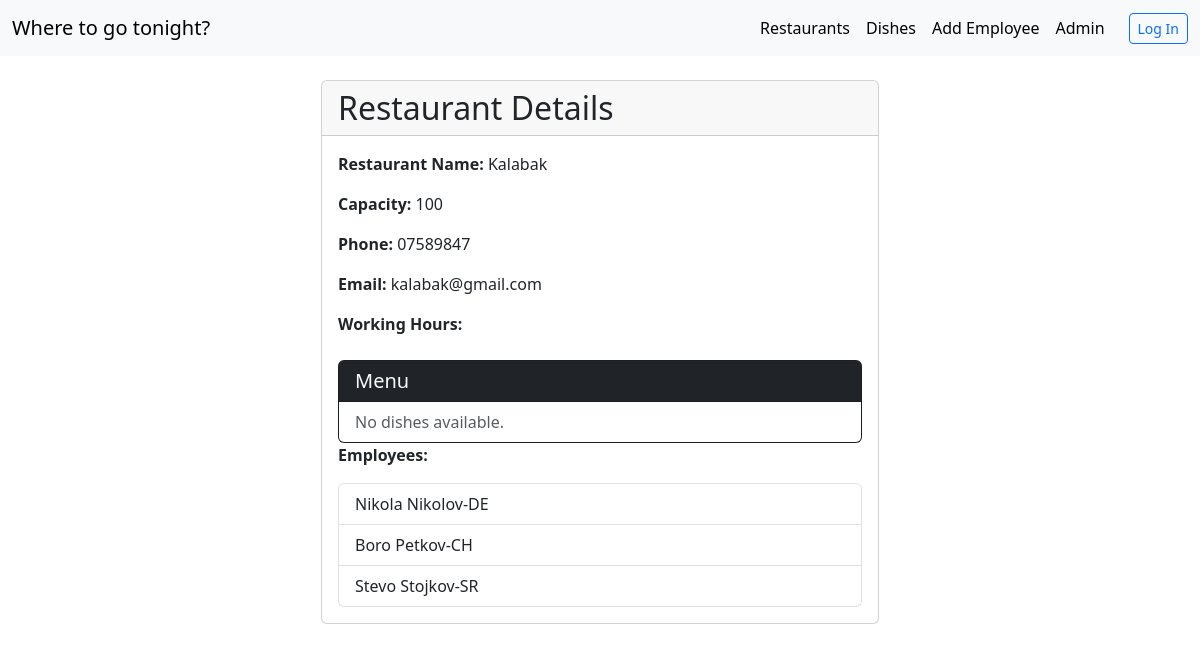
Page /restaurant_details/1/ on the earlier database version.
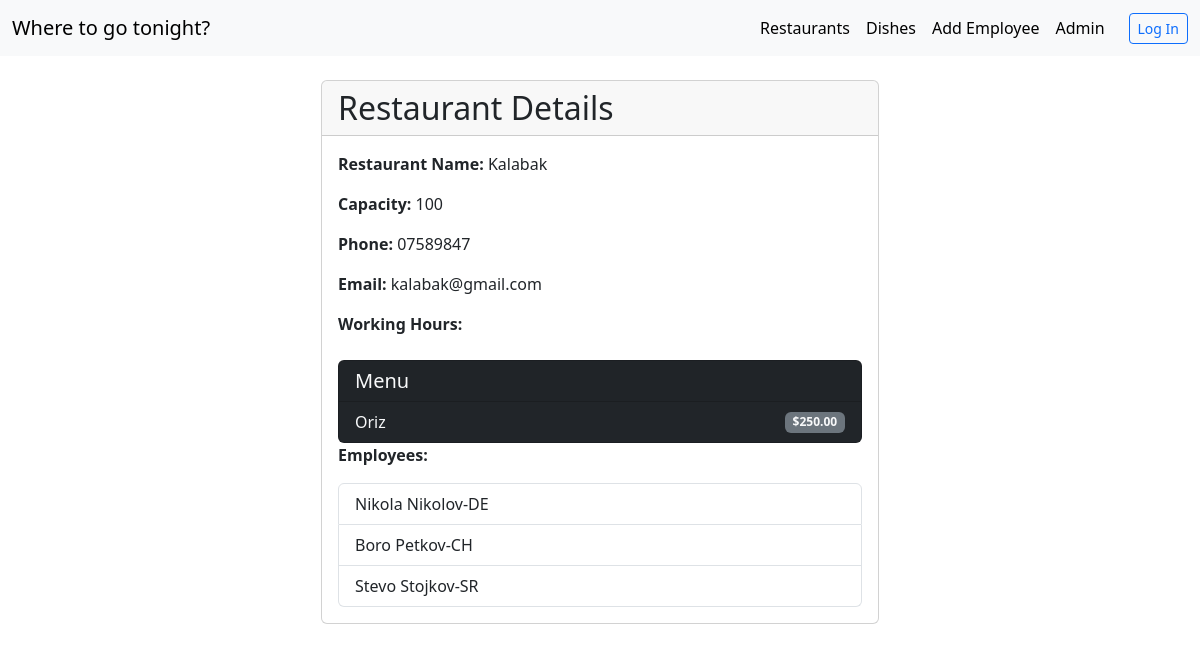
Same page on the later database version.
### restapp/models.py (models this page shows, shortened)
class Employee(models.Model):
    POSITION_CHOICES = [
        ("SR", "Server"),
        ("DE", "Delivery"),
        ("MG", "Manager"),
        ("CH", "Chef"),
        ("DW", "DishWasher")
    ]
    name = models.CharField(max_length=30)
    surname = models.CharField(max_length=30)
    date_of_birth = models.DateField()
    position = models.CharField(max_length=2, choices=POSITION_CHOICES)
    restaurant = models.ForeignKey(Restaurant, on_delete=models.CASCADE)
    user = models.ForeignKey(User, on_delete=models.CASCADE)
    def __str__(self):
        return f"{self.name} {self.surname}-{self.position}"

class DishRestaurant(models.Model):
    restaurant = models.ForeignKey(Restaurant, on_delete=models.CASCADE)
    dish = models.ForeignKey(Dish, on_delete=models.CASCADE)
    price = models.DecimalField(max_digits=6, decimal_places=2)

class Dish(models.Model):
    name = models.CharField(max_length=30)
    ingredients = models.TextField(blank=True, null=True)
    calories = models.IntegerField()
    image = models.ImageField(upload_to='dishes/', blank=True, null=True)

### restapp/views.py (the view)
# urls.py: path('restaurant_details/<restaurant_id>/', restaurant_detail, name="restaurant details"),
def restaurant_detail(request, restaurant_id):
    restaurant = Restaurant.objects.get(id=restaurant_id)
    return render(request, 'restaurant_detail.html', {'restaurant': restaurant})

### restapp/models.py (called while the page is built)
    def get_employees(self):
        return Employee.objects.filter(restaurant=self)

    def get_hours(self):
        hours = BusinessHours.objects.filter(restaurant=self)
        return "; ".join([str(hour) for hour in hours])

### restapp/templates/restaurant_detail.html
{% extends "base.html" %}
{% block content %}
    <div class="container d-flex justify-content-center mt-4">
        <div class="card" style="width: 50%">
            <div class="card-header">
                <h2 class="mb-0">Restaurant Details</h2>
            </div>
            <div class="card-body">
                <p><strong>Restaurant Name:</strong> {{ restaurant.name }}</p>
                <p><strong>Capacity:</strong> {{ restaurant.capacity }}</p>
                <p><strong>Phone:</strong> {{ restaurant.phone }}</p>
                <p><strong>Email:</strong> {{ restaurant.email }}</p>
                <p><strong>Working Hours:</strong> {{ restaurant.get_hours }}</p>
                <div class="card bg-dark text-light mt-4">
                    <div class="card-header">
                        <h5 class="mb-0">Menu</h5>
                    </div>
                    <ul class="list-group list-group-flush">
                        {% for dish_res in restaurant.dishrestaurant_set.all %}
                            <li class="list-group-item bg-dark text-light d-flex justify-content-between align-items-center">
                                <span>{{ dish_res.dish.name }}</span>
                                <span class="badge bg-secondary text-light">${{ dish_res.price }}</span>
                            </li>
                        {% empty %}
                            <li class="list-group-item text-muted">No dishes available.</li>
                        {% endfor %}
                    </ul>
                </div>
                <p><strong>Employees:</strong></p>
                <ul class="list-group">
                    {% for employee in restaurant.get_employees %}
                        <li class="list-group-item">{{ employee }}</li>
                    {% empty %}
                        <li class="list-group-item">No employees available.</li>
                    {% endfor %}
                </ul>
            </div>
        </div>
    </div>
{% endblock %}

Differences in the rows shown:
added DishRestaurant: dish.name "Oriz", price "250.00"
Other differences:
text no longer shown: "No dishes available."
